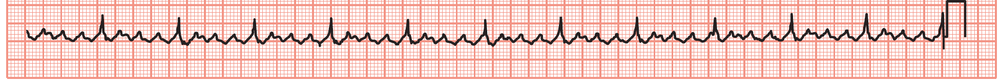
#> input picture atrial.png, 1000 x 82 px, shrunk from 1952 x 161 before the run
$ python coor.py
#> lines starting #> are read from the running program, lines starting #| are printed output that depends on the picture; after the words box and inside, x2 and y2 are one past the last pixel; in counts of white or black regions, pixels touching at a corner belong together
import cv2
import pandas as pd
import numpy as np

image = cv2.imread("atrial.png")
#> image is the input picture: shape (82, 1000, 3); mean B, G, R 195.5, 201.3, 238.7
gray = cv2.cvtColor(image, cv2.COLOR_BGR2GRAY)
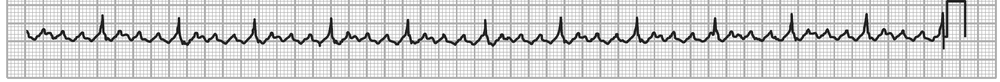
#> gray: shape (82, 1000); min 0, max 255, mean 211.8

# Set threshold level
threshold_level = 50

# Create mask of all pixels lower than threshold level
mask = gray < threshold_level
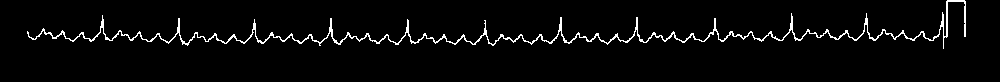
#> mask: shape (82, 1000) bool; 3.4% white in thin lines or dots, all inside (x1, y1, x2, y2) = (27, 0, 966, 49)

# Color the pixels in the mask
image[mask] = (255, 255, 255)
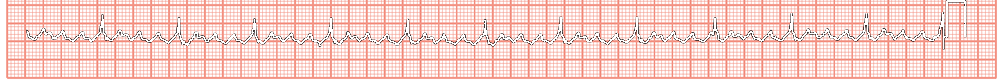
#> image: shape (82, 1000, 3); 3.39% of pixels changed, all inside (x1, y1, x2, y2) = (27, 0, 966, 49)
image[~mask] = (0,0,0)

white_pixels = np.where(image == 255)
animated_image = np.zeros_like(image)
chunk_size = 100


for i in range(0, len(white_pixels[0]), chunk_size):  # Iterate over rows
    chunk_rows = white_pixels[0][i:i+chunk_size]
    chunk_cols = white_pixels[1][i:i+chunk_size]
    for y, x in zip(chunk_rows, chunk_cols):  # Combine and iterate over coordinates
        if 0 <= x < animated_image.shape[1] and 0 <= y < animated_image.shape[0]:
            animated_image[y, x] = 255  # Set selected pixels to white
    animated_image = cv2.convertScaleAbs(animated_image, alpha=(255.0/animated_image.max()))
    cv2.imshow('image', animated_image)
    cv2.waitKey(1)
#> this loop made 84 passes
#> i on passes 2 to 13: 100, 200, 300, 400, 500, 600, 700, 800, 900, 1000, 1100, 1200
#> pass 1, `cv2.imshow('image', animated_image)`:
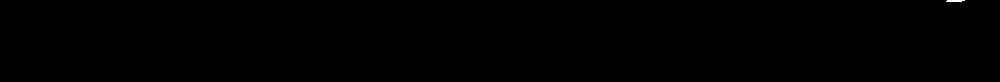
#> window 'image': shape (82, 1000, 3); 0.04% white; 1 white region, box (x1, y1, x2, y2) and area: (946, 0, 965, 2) 34
